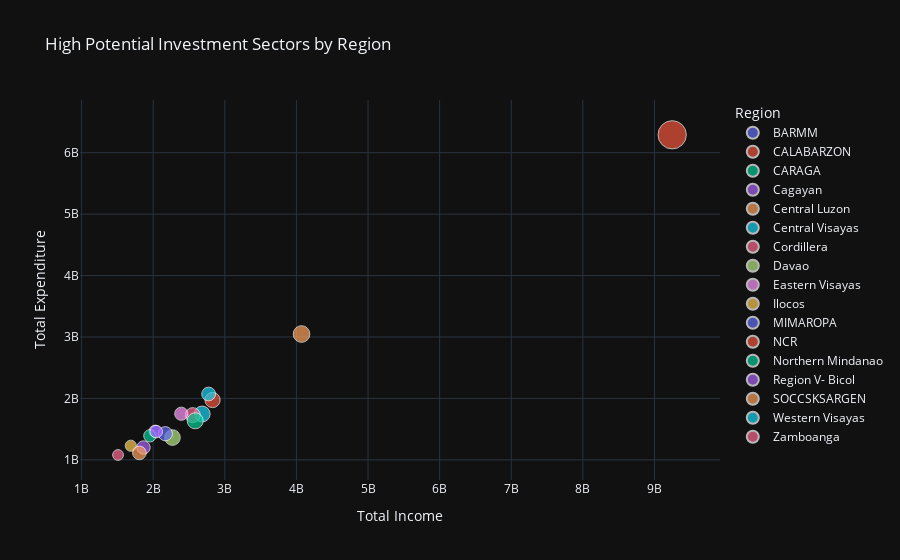

Notebook code for this chart:
### Code cell
income_cols = ['eainc', 'reg_sal', 'season_sal', 'interest', 'pension', 'dividends', 'net_ret', 'net_mfg', 'net_trans']
exp_cols = ['food', 'housing_water', 'transport', 'education', 'health', 'miscellaneous']

df_agg = df_eda.groupby('w_regn').agg({
    **{col: 'sum' for col in income_cols + exp_cols}
}).reset_index()

df_agg['total_income'] = df_agg[income_cols].sum(axis=1)
df_agg['total_expenditure'] = df_agg[exp_cols].sum(axis=1)
df_agg['net_balance'] = df_agg['total_income'] - df_agg['total_expenditure']

fig = px.scatter(df_agg, x='total_income', y='total_expenditure', 
                 size='net_balance', color='w_regn',
                 hover_data=['net_balance'],
                 title='High Potential Investment Sectors by Region',
                 labels={'w_regn': 'Region', 'total_income': 'Total Income', 'total_expenditure': 'Total Expenditure'},
                 template='plotly_dark')

fig.update_traces(marker=dict(opacity=0.7, line=dict(width=1, color='white')))
fig.show()

### Figure 1 — Plotly figure (JSON) as saved in the notebook; plotly's stock layout.template omitted (floating-point values rounded to 4 significant figures)
{"data": [{"customdata": [[562300000.0]], "hovertemplate": "Region=BARMM<br>Total Income=%{x}<br>Total Expenditure=%{y}<br>net_balance=%{customdata[0]}<extra></extra>", "legendgroup": "BARMM", "marker": {"color": "#636efa", "line": {"color": "white", "width": 1}, "opacity": 0.7, "size": [562300000.0], "sizemode": "area", "sizeref": 7390000.0, "symbol": "circle"}, "mode": "markers", "name": "BARMM", "orientation": "v", "showlegend": true, "type": "scatter", "x": [2027043091], "xaxis": "x", "y": [1465000000.0], "yaxis": "y"}, {"customdata": [[854600000.0]], "hovertemplate": "Region=CALABARZON<br>Total Income=%{x}<br>Total Expenditure=%{y}<br>net_balance=%{customdata[0]}<extra></extra>", "legendgroup": "CALABARZON", "marker": {"color": "#EF553B", "line": {"color": "white", "width": 1}, "opacity": 0.7, "size": [854600000.0], "sizemode": "area", "sizeref": 7390000.0, "symbol": "circle"}, "mode": "markers", "name": "CALABARZON", "orientation": "v", "showlegend": true, "type": "scatter", "x": [2828693642], "xaxis": "x", "y": [1974000000.0], "yaxis": "y"}, {"customdata": [[562100000.0]], "hovertemplate": "Region=CARAGA<br>Total Income=%{x}<br>Total Expenditure=%{y}<br>net_balance=%{customdata[0]}<extra></extra>", "legendgroup": "CARAGA", "marker": {"color": "#00cc96", "line": {"color": "white", "width": 1}, "opacity": 0.7, "size": [562100000.0], "sizemode": "area", "sizeref": 7390000.0, "symbol": "circle"}, "mode": "markers", "name": "CARAGA", "orientation": "v", "showlegend": true, "type": "scatter", "x": [1953652548], "xaxis": "x", "y": [1392000000.0], "yaxis": "y"}, {"customdata": [[663200000.0]], "hovertemplate": "Region=Cagayan<br>Total Income=%{x}<br>Total Expenditure=%{y}<br>net_balance=%{customdata[0]}<extra></extra>", "legendgroup": "Cagayan", "marker": {"color": "#ab63fa", "line": {"color": "white", "width": 1}, "opacity": 0.7, "size": [663200000.0], "sizemode": "area", "sizeref": 7390000.0, "symbol": "circle"}, "mode": "markers", "name": "Cagayan", "orientation": "v", "showlegend": true, "type": "scatter", "x": [1864386665], "xaxis": "x", "y": [1201000000.0], "yaxis": "y"}, {"customdata": [[1023000000.0]], "hovertemplate": "Region=Central Luzon<br>Total Income=%{x}<br>Total Expenditure=%{y}<br>net_balance=%{customdata[0]}<extra></extra>", "legendgroup": "Central Luzon", "marker": {"color": "#FFA15A", "line": {"color": "white", "width": 1}, "opacity": 0.7, "size": [1023000000.0], "sizemode": "area", "sizeref": 7390000.0, "symbol": "circle"}, "mode": "markers", "name": "Central Luzon", "orientation": "v", "showlegend": true, "type": "scatter", "x": [4071377744], "xaxis": "x", "y": [3048000000.0], "yaxis": "y"}, {"customdata": [[937400000.0]], "hovertemplate": "Region=Central Visayas<br>Total Income=%{x}<br>Total Expenditure=%{y}<br>net_balance=%{customdata[0]}<extra></extra>", "legendgroup": "Central Visayas", "marker": {"color": "#19d3f3", "line": {"color": "white", "width": 1}, "opacity": 0.7, "size": [937400000.0], "sizemode": "area", "sizeref": 7390000.0, "symbol": "circle"}, "mode": "markers", "name": "Central Visayas", "orientation": "v", "showlegend": true, "type": "scatter", "x": [2683838723], "xaxis": "x", "y": [1746000000.0], "yaxis": "y"}, {"customdata": [[823700000.0]], "hovertemplate": "Region=Cordillera<br>Total Income=%{x}<br>Total Expenditure=%{y}<br>net_balance=%{customdata[0]}<extra></extra>", "legendgroup": "Cordillera", "marker": {"color": "#FF6692", "line": {"color": "white", "width": 1}, "opacity": 0.7, "size": [823700000.0], "sizemode": "area", "sizeref": 7390000.0, "symbol": "circle"}, "mode": "markers", "name": "Cordillera", "orientation": "v", "showlegend": true, "type": "scatter", "x": [2552106698], "xaxis": "x", "y": [1728000000.0], "yaxis": "y"}, {"customdata": [[905800000.0]], "hovertemplate": "Region=Davao<br>Total Income=%{x}<br>Total Expenditure=%{y}<br>net_balance=%{customdata[0]}<extra></extra>", "legendgroup": "Davao", "marker": {"color": "#B6E880", "line": {"color": "white", "width": 1}, "opacity": 0.7, "size": [905800000.0], "sizemode": "area", "sizeref": 7390000.0, "symbol": "circle"}, "mode": "markers", "name": "Davao", "orientation": "v", "showlegend": true, "type": "scatter", "x": [2268846127], "xaxis": "x", "y": [1363000000.0], "yaxis": "y"}, {"customdata": [[641100000.0]], "hovertemplate": "Region=Eastern Visayas<br>Total Income=%{x}<br>Total Expenditure=%{y}<br>net_balance=%{customdata[0]}<extra></extra>", "legendgroup": "Eastern Visayas", "marker": {"color": "#FF97FF", "line": {"color": "white", "width": 1}, "opacity": 0.7, "size": [641100000.0], "sizemode": "area", "sizeref": 7390000.0, "symbol": "circle"}, "mode": "markers", "name": "Eastern Visayas", "orientation": "v", "showlegend": true, "type": "scatter", "x": [2392007798], "xaxis": "x", "y": [1751000000.0], "yaxis": "y"}, {"customdata": [[456600000.0]], "hovertemplate": "Region=Ilocos<br>Total Income=%{x}<br>Total Expenditure=%{y}<br>net_balance=%{customdata[0]}<extra></extra>", "legendgroup": "Ilocos", "marker": {"color": "#FECB52", "line": {"color": "white", "width": 1}, "opacity": 0.7, "size": [456600000.0], "sizemode": "area", "sizeref": 7390000.0, "symbol": "circle"}, "mode": "markers", "name": "Ilocos", "orientation": "v", "showlegend": true, "type": "scatter", "x": [1686823181], "xaxis": "x", "y": [1230000000.0], "yaxis": "y"}, {"customdata": [[744100000.0]], "hovertemplate": "Region=MIMAROPA<br>Total Income=%{x}<br>Total Expenditure=%{y}<br>net_balance=%{customdata[0]}<extra></extra>", "legendgroup": "MIMAROPA", "marker": {"color": "#636efa", "line": {"color": "white", "width": 1}, "opacity": 0.7, "size": [744100000.0], "sizemode": "area", "sizeref": 7390000.0, "symbol": "circle"}, "mode": "markers", "name": "MIMAROPA", "orientation": "v", "showlegend": true, "type": "scatter", "x": [2169775742], "xaxis": "x", "y": [1426000000.0], "yaxis": "y"}, {"customdata": [[2956000000.0]], "hovertemplate": "Region=NCR<br>Total Income=%{x}<br>Total Expenditure=%{y}<br>net_balance=%{customdata[0]}<extra></extra>", "legendgroup": "NCR", "marker": {"color": "#EF553B", "line": {"color": "white", "width": 1}, "opacity": 0.7, "size": [2956000000.0], "sizemode": "area", "sizeref": 7390000.0, "symbol": "circle"}, "mode": "markers", "name": "NCR", "orientation": "v", "showlegend": true, "type": "scatter", "x": [9247424733], "xaxis": "x", "y": [6291000000.0], "yaxis": "y"}, {"customdata": [[950300000.0]], "hovertemplate": "Region=Northern Mindanao<br>Total Income=%{x}<br>Total Expenditure=%{y}<br>net_balance=%{customdata[0]}<extra></extra>", "legendgroup": "Northern Mindanao", "marker": {"color": "#00cc96", "line": {"color": "white", "width": 1}, "opacity": 0.7, "size": [950300000.0], "sizemode": "area", "sizeref": 7390000.0, "symbol": "circle"}, "mode": "markers", "name": "Northern Mindanao", "orientation": "v", "showlegend": true, "type": "scatter", "x": [2586326861], "xaxis": "x", "y": [1636000000.0], "yaxis": "y"}, {"customdata": [[583700000.0]], "hovertemplate": "Region=Region V- Bicol<br>Total Income=%{x}<br>Total Expenditure=%{y}<br>net_balance=%{customdata[0]}<extra></extra>", "legendgroup": "Region V- Bicol", "marker": {"color": "#ab63fa", "line": {"color": "white", "width": 1}, "opacity": 0.7, "size": [583700000.0], "sizemode": "area", "sizeref": 7390000.0, "symbol": "circle"}, "mode": "markers", "name": "Region V- Bicol", "orientation": "v", "showlegend": true, "type": "scatter", "x": [2042880548], "xaxis": "x", "y": [1459000000.0], "yaxis": "y"}, {"customdata": [[693100000.0]], "hovertemplate": "Region=SOCCSKSARGEN<br>Total Income=%{x}<br>Total Expenditure=%{y}<br>net_balance=%{customdata[0]}<extra></extra>", "legendgroup": "SOCCSKSARGEN", "marker": {"color": "#FFA15A", "line": {"color": "white", "width": 1}, "opacity": 0.7, "size": [693100000.0], "sizemode": "area", "sizeref": 7390000.0, "symbol": "circle"}, "mode": "markers", "name": "SOCCSKSARGEN", "orientation": "v", "showlegend": true, "type": "scatter", "x": [1807121830], "xaxis": "x", "y": [1114000000.0], "yaxis": "y"}, {"customdata": [[701700000.0]], "hovertemplate": "Region=Western Visayas<br>Total Income=%{x}<br>Total Expenditure=%{y}<br>net_balance=%{customdata[0]}<extra></extra>", "legendgroup": "Western Visayas", "marker": {"color": "#19d3f3", "line": {"color": "white", "width": 1}, "opacity": 0.7, "size": [701700000.0], "sizemode": "area", "sizeref": 7390000.0, "symbol": "circle"}, "mode": "markers", "name": "Western Visayas", "orientation": "v", "showlegend": true, "type": "scatter", "x": [2773734353], "xaxis": "x", "y": [2072000000.0], "yaxis": "y"}, {"customdata": [[429400000.0]], "hovertemplate": "Region=Zamboanga<br>Total Income=%{x}<br>Total Expenditure=%{y}<br>net_balance=%{customdata[0]}<extra></extra>", "legendgroup": "Zamboanga", "marker": {"color": "#FF6692", "line": {"color": "white", "width": 1}, "opacity": 0.7, "size": [429400000.0], "sizemode": "area", "sizeref": 7390000.0, "symbol": "circle"}, "mode": "markers", "name": "Zamboanga", "orientation": "v", "showlegend": true, "type": "scatter", "x": [1508815862], "xaxis": "x", "y": [1079000000.0], "yaxis": "y"}], "layout": {"legend": {"itemsizing": "constant", "title": {"text": "Region"}, "tracegroupgap": 0}, "title": {"text": "High Potential Investment Sectors by Region"}, "xaxis": {"anchor": "y", "domain": [0, 1], "title": {"text": "Total Income"}}, "yaxis": {"anchor": "x", "domain": [0, 1], "title": {"text": "Total Expenditure"}}}}
